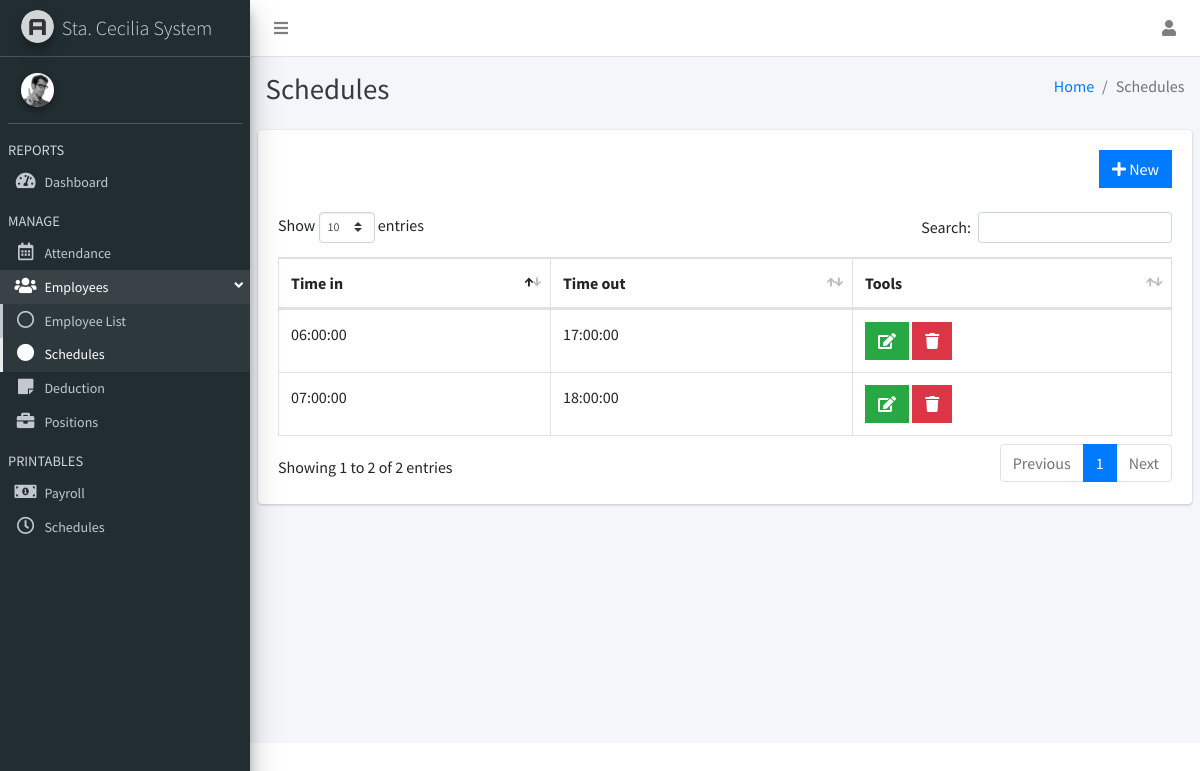
The page /admin/employee_sched.php on the database its author committed.
### tables this page shows
CREATE TABLE `emp_sched` (
  `sched_id` int(11) NOT NULL,
  `sched_in` time NOT NULL,
  `sched_out` time NOT NULL
);

### admin/employee_sched.php (the view, shortened to what this page needs)
<?php
include("controller.php");
?>
<!DOCTYPE html>
<html>
<head>
  <link rel="stylesheet" href="plugins/fontawesome-free/css/all.min.css">
  <link rel="stylesheet" href="plugins/select2/css/select2.min.css">
  <link rel="stylesheet" href="plugins/select2-bootstrap4-theme/select2-bootstrap4.min.css">
  <link rel="stylesheet" href="plugins/bootstrap4-duallistbox/bootstrap-duallistbox.min.css">
  <link rel="stylesheet" href="plugins/tempusdominus-bootstrap-4/css/tempusdominus-bootstrap-4.min.css">
  <link rel="stylesheet" href="https://code.ionicframework.com/ionicons/2.0.1/css/ionicons.min.css">
  <link rel="stylesheet" href="plugins/datatables-bs4/css/dataTables.bootstrap4.css">
  <link rel="stylesheet" href="dist/css/adminlte.min.css">
</head>
<body class="hold-transition sidebar-mini layout-fixed">
<div class="wrapper">
  <nav class="main-header navbar navbar-expand navbar-white navbar-light">
    <ul class="navbar-nav">
      <li class="nav-item">
        <a class="nav-link" data-widget="pushmenu" href="#"><i class="fas fa-bars"></i></a>
      </li>
    </ul>
    <ul class="navbar-nav ml-auto">
      <li class="nav-item dropdown">
        <a class="nav-link" data-toggle="dropdown" href="#">
          <i class="fas fa-user"></i>
        </a>
      </li>
    </ul>
  </nav>
  <aside class="main-sidebar sidebar-dark-primary elevation-4" style="background: #222d32;">
    <a href="home.php" class="brand-link">
      <img src="dist/img/AdminLTELogo.png" alt="AdminLTE Logo" class="brand-image img-circle elevation-3"
           style="opacity: .8">
      <span class="brand-text font-weight-light">Sta. Cecilia System</span>
    </a>
    <div class="sidebar">
      <div class="user-panel mt-3 pb-3 mb-3 d-flex">
        <div class="image">
          <img src="dist/img/user2-160x160.jpg" class="img-circle elevation-2" alt="User Image">
        </div>
        <div class="info">
        </div>
      </div>
      <nav class="mt-2">
        <ul class="nav nav-pills nav-sidebar flex-column text-sm nav-flat nav-legacy nav-compact" data-widget="treeview" role="menu" data-accordion="false">
          <li class="nav-header">REPORTS</li>
          <li class="nav-item">
            <a href="home.php" class="nav-link">
              <i class="nav-icon fas fa-tachometer-alt"></i>
              <p>
                Dashboard
              </p>
            </a>
          </li>
          <li class="nav-header">MANAGE</li>
          <li class="nav-item">
            <a href="employee_attendance.php" class="nav-link">
              <i class="nav-icon far fa-calendar-alt"></i>
              <p>
                Attendance
              </p>
            </a>
          </li>
          <li class="nav-item has-treeview menu-open">
            <a href="#" class="nav-link">
              <i class="nav-icon fas fa-users"></i>
              <p>
                Employees
                <i class="fas fa-angle-left right"></i>
              </p>
            </a>
            <ul class="nav nav-treeview">
              <li class="nav-item">
                <a href="employee_list.php" class="nav-link">
                  <i class="far fa-circle nav-icon"></i>
                  <p>Employee List</p>
                </a>
              </li>
              <li class="nav-item">
                <a href="employee_sched.php" class="nav-link active">
                  <i class="fas fa-circle nav-icon"></i>
                  <p>Schedules</p>
                </a>
              </li>
            </ul>
          </li>
          <li class="nav-item">
            <a href="employee_deduction.php" class="nav-link">
              <i class="nav-icon fas fa-sticky-note"></i>
              <p>
                Deduction
              </p>
            </a>
          </li>
          <li class="nav-item">
            <a href="employee_positions.php" class="nav-link">
              <i class="nav-icon fas fa-briefcase"></i>
              <p>
                Positions
              </p>
            </a>
          </li>
          <li class="nav-header">PRINTABLES</li>
          <li class="nav-item">
            <a href="print_payroll.php" class="nav-link">
              <i class="nav-icon fas fa-money-bill-alt"></i>
              <p>Payroll</p>
            </a>
          </li>
          <li class="nav-item">
            <a href="print_sched.php" class="nav-link">
              <i class="nav-icon far fa-clock"></i>
              <p>Schedules</p>
            </a>
          </li>
        </ul>
      </nav>
    </div>
  </aside>
  <div class="content-wrapper">
    <div class="content-header">
      <div class="container-fluid">
        <div class="row mb-2">
          <div class="col-sm-6">
            <h1 class="m-0 text-dark">Schedules</h1>
          </div>
          <div class="col-sm-6">
            <ol class="breadcrumb float-sm-right">
              <li class="breadcrumb-item"><a href="#">Home</a></li>
              <li class="breadcrumb-item active">Schedules</li>
            </ol>
          </div>
        </div>
      </div>
    </div>
    <section class="content">
      <div class="row">
        <div class="col-12">
          <div class="card">
            <div class="card-body">
              <div align="right">
                <button class="btn btn-primary btn-flat" data-toggle="modal" data-target="#modal-default"><i class="fas fa-plus"></i> New</button>
              </div><br>
              <table id="example1" class="table table-bordered dataTable no-footer" role="grid" aria-describedby="example1_info">
                <thead>
                <tr>
                  <th>Time in</th>
                  <th>Time out</th>
                  <th>Tools</th>
                </tr>
                </thead>
                <tbody>
                <?php
                $sql = "SELECT * FROM emp_sched";
                $result = mysqli_query($db, $sql);
                while($row = mysqli_fetch_array($result))
                {
                ?>
                <tr>
                  <td><?php echo $row['sched_in']; ?></td>
                  <td><?php echo $row['sched_out']; ?></td>
                  <td>
                    <button class="btn btn-success btn-flat sched_edit" id="<?php echo $row['sched_id']; ?>"><i class="fas fa-edit"></i></button>
                    <button class="btn btn-danger btn-flat del_sched" id="<?php echo $row['sched_id']; ?>"><i class="fas fa-trash"></i></button>
                  </td>
                </tr>
                <?php
                }
                ?>
                </tbody>
              </table>
            </div>
          </div>
        </div>
      </div>
    </section>
  </div>
</div>
</body>
</html>

### rows shown on the page
emp_sched: sched_in "06:00:00", sched_out "17:00:00"
emp_sched: sched_in "07:00:00", sched_out "18:00:00"
